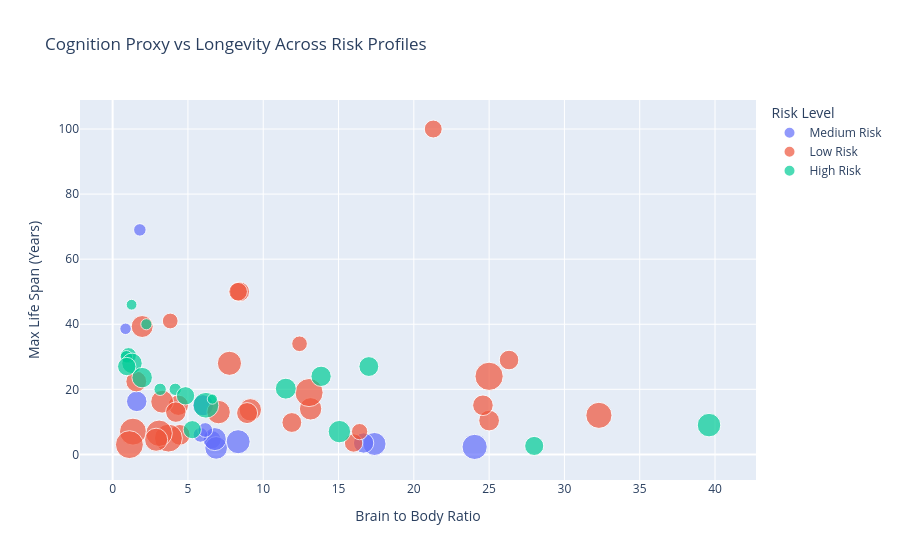

This figure's notebook cell:
### Code cell
# --- بصریسازی پیشرفته با Plotly (نمودار پراکندگی تعاملی) ---
# در این نمودار، ۵ بُعد مختلف داده را برای تحلیل عمیقتر با هم ترکیب میکنیم.

fig = px.scatter(
    df,
    x="brain_to_body_ratio", # متغیر محور افقی: شاخص هوش نسبی
    y="max_life_span",        # متغیر محور عمودی: حداکثر طول عمر
    color="risk_profile",    # تفکیک رنگی: نمایش سطح خطر محیطی
    size="total_sleep",      # اندازه حبابها: نشاندهنده میزان کل خواب حیوان
    
    # دادههای شناور (Hover): اطلاعاتی که با نگه داشتن موس روی هر نقطه نمایش داده میشوند
    hover_data=[
        "body_weight", "brain_weight", "threat_index", 
        "sleep_profile", "size_class"
    ],
    
    # برچسب محورها: برای جلوگیری از مشکلات فونت، از نامهای انگلیسی استاندارد استفاده میکنیم
    labels={
        "brain_to_body_ratio": "Brain to Body Ratio",
        "max_life_span": "Max Life Span (Years)",
        "risk_profile": "Risk Level",
        "total_sleep": "Total Sleep (Hours)"
    },
    
    # عنوان نمودار: نمایش رابطه بین هوش و طول عمر در پروفایلهای مختلف ریسک
    title="Cognition Proxy vs Longevity Across Risk Profiles"
)

fig.show()

### Figure 1 — Plotly figure (JSON) as saved in the notebook; plotly's stock layout.template omitted (floating-point values rounded to 4 significant figures; data arrays with more than 128 entries replaced by an {"elided": "..."} marker saying what was removed)
{"data": [{"customdata": [[6654, 5712, 3, "Short Sleeper", "Large"], [1, 6.6, 3, "Moderate Sleeper", "Small"], [2547, 4603, 3.5, "Short Sleeper", "Large"], [0.12, 1, 2.5, "Extreme Sleeper", "Micro"], [35, 56, 3.5, "Long Sleeper", "Medium"], [1.35, 8.1, 3, "Long Sleeper", "Small"], [0.023, 0.4, 3.5, "Long Sleeper", "Micro"], [0.048, 0.33, 3.5, "Long Sleeper", "Micro"], [0.28, 1.9, 3, "Long Sleeper", "Micro"], [3.6, 21, 3, "Short Sleeper", "Medium"], [0.06, 1, 2.5, "Long Sleeper", "Micro"], [2, 12.3, 3, "Short Sleeper", "Small"], [0.104, 2.5, 2.5, "Extreme Sleeper", "Micro"]], "hovertemplate": "Risk Level=Medium Risk<br>Brain to Body Ratio=%{x}<br>Max Life Span (Years)=%{y}<br>Total Sleep (Hours)=%{marker.size}<br>body_weight=%{customdata[0]}<br>brain_weight=%{customdata[1]}<br>threat_index=%{customdata[2]}<br>sleep_profile=%{customdata[3]}<br>size_class=%{customdata[4]}<extra></extra>", "legendgroup": "Medium Risk", "marker": {"color": "#636efa", "size": [3.3, 8.3, 3.9, 14.4, 10.45, 11.2, 13.2, 12.8, 13.2, 5.4, 10.3, 5.4, 15.8], "sizemode": "area", "sizeref": 0.04975, "symbol": "circle"}, "mode": "markers", "name": "Medium Risk", "orientation": "v", "showlegend": true, "type": "scatter", "x": [0.8584, 6.6, 1.807, 8.333, 1.6, 6.0, 17.39, 6.875, 6.786, 5.833, 16.67, 6.15, 24.04], "xaxis": "x", "y": [38.6, 4.5, 69.0, 3.9, 16.3, 15.1, 3.2, 2.0, 4.7, 6.0, 3.5, 7.5, 2.3], "yaxis": "y"}, {"customdata": {"elided": "30x5 mixed values"}, "hovertemplate": "Risk Level=Low Risk<br>Brain to Body Ratio=%{x}<br>Max Life Span (Years)=%{y}<br>Total Sleep (Hours)=%{marker.size}<br>body_weight=%{customdata[0]}<br>brain_weight=%{customdata[1]}<br>threat_index=%{customdata[2]}<br>sleep_profile=%{customdata[3]}<br>size_class=%{customdata[4]}<extra></extra>", "legendgroup": "Low Risk", "marker": {"color": "#EF553B", "size": [12.5, 19.7, 14.5, 9.7, 10.3, 8.4, 8.6, 10.7, 10.7, 6.1, 18.1, 12.0, 6.2, 13.0, 10.8, 19.9, 8.0, 10.6, 19.4, 17.4, 17.0, 13.7, 12.5, 9.8, 9.6, 6.6, 11.0, 13.3, 19.4, 10.45], "sizemode": "area", "sizeref": 0.04975, "symbol": "circle"}, "mode": "markers", "name": "Low Risk", "orientation": "v", "showlegend": true, "type": "scatter", "x": [13.15, 13.04, 7.758, 8.436, 4.364, 16.0, 8.333, 4.459, 25.0, 12.41, 1.35, 1.961, 3.824, 3.289, 1.57, 25.0, 21.29, 24.59, 3.706, 3.086, 32.29, 7.037, 9.142, 11.9, 26.32, 16.4, 8.929, 2.889, 1.114, 4.198], "xaxis": "x", "y": [14.0, 19.0, 28.0, 50.0, 15.1, 3.5, 50.0, 6.0, 10.4, 34.0, 7.0, 39.3, 41.0, 16.2, 22.4, 24.0, 100.0, 15.1, 5.0, 6.5, 12.0, 13.0, 13.7, 9.8, 29.0, 7.0, 12.7, 4.5, 3.0, 13.0], "yaxis": "y"}, {"customdata": [[0.92, 5.7, 4, "Extreme Sleeper", "Small"], [10.55, 179.5, 4, "Moderate Sleeper", "Medium"], [160, 169, 4, "Moderate Sleeper", "Large"], [0.425, 6.4, 4.5, "Long Sleeper", "Micro"], [465, 423, 5, "Short Sleeper", "Large"], [187.1, 419, 5, "Short Sleeper", "Large"], [529, 680, 5, "Long Sleeper", "Large"], [27.66, 115, 5, "Short Sleeper", "Medium"], [0.101, 4, 4, "Long Sleeper", "Micro"], [1.04, 5.5, 4.5, "Moderate Sleeper", "Small"], [521, 655, 5, "Short Sleeper", "Large"], [0.005, 0.14, 4.5, "Moderate Sleeper", "Micro"], [250, 490, 5, "Long Sleeper", "Large"], [10, 115, 4, "Long Sleeper", "Medium"], [192, 180, 4, "Moderate Sleeper", "Large"], [2.5, 12.1, 5, "Moderate Sleeper", "Small"], [14.83, 98.2, 5, "Short Sleeper", "Medium"], [55.5, 175, 5, "Short Sleeper", "Large"], [4.19, 58, 4, "Long Sleeper", "Medium"]], "hovertemplate": "Risk Level=High Risk<br>Brain to Body Ratio=%{x}<br>Max Life Span (Years)=%{y}<br>Total Sleep (Hours)=%{marker.size}<br>body_weight=%{customdata[0]}<br>brain_weight=%{customdata[1]}<br>threat_index=%{customdata[2]}<br>sleep_profile=%{customdata[3]}<br>size_class=%{customdata[4]}<extra></extra>", "legendgroup": "High Risk", "marker": {"color": "#00cc96", "size": [16.5, 9.8, 6.2, 12.5, 3.9, 3.1, 10.45, 3.8, 13.8, 8.2, 2.9, 9.1, 10.45, 10.9, 8.4, 8.4, 2.6, 3.8, 10.3], "sizemode": "area", "sizeref": 0.04975, "symbol": "circle"}, "mode": "markers", "name": "High Risk", "orientation": "v", "showlegend": true, "type": "scatter", "x": [6.196, 17.01, 1.056, 15.06, 0.9097, 2.239, 1.285, 4.158, 39.6, 5.288, 1.257, 27.99, 1.96, 11.5, 0.9375, 4.84, 6.622, 3.153, 13.84], "xaxis": "x", "y": [15.1, 27.0, 30.4, 7.0, 30.0, 40.0, 28.0, 20.0, 9.0, 7.6, 46.0, 2.6, 23.6, 20.2, 27.0, 18.0, 17.0, 20.0, 24.0], "yaxis": "y"}], "layout": {"legend": {"itemsizing": "constant", "title": {"text": "Risk Level"}, "tracegroupgap": 0}, "title": {"text": "Cognition Proxy vs Longevity Across Risk Profiles"}, "xaxis": {"anchor": "y", "domain": [0, 1], "title": {"text": "Brain to Body Ratio"}}, "yaxis": {"anchor": "x", "domain": [0, 1], "title": {"text": "Max Life Span (Years)"}}}}
